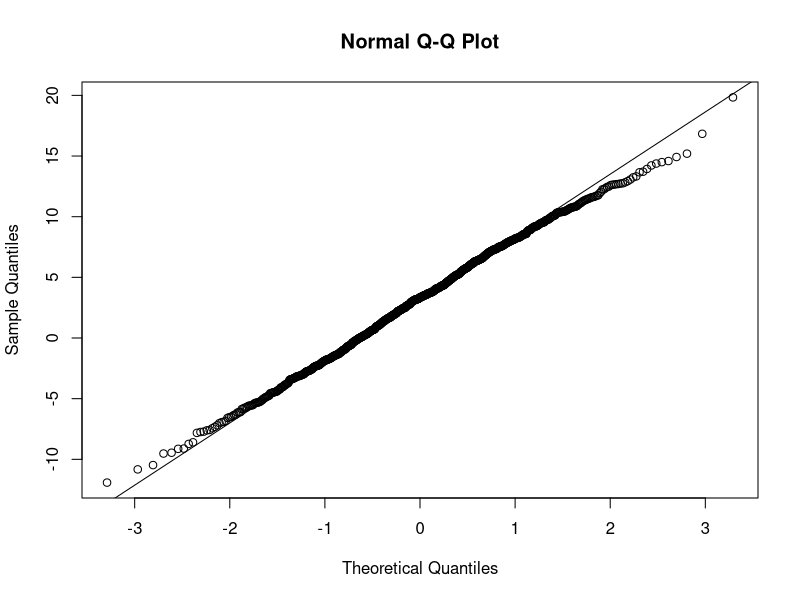
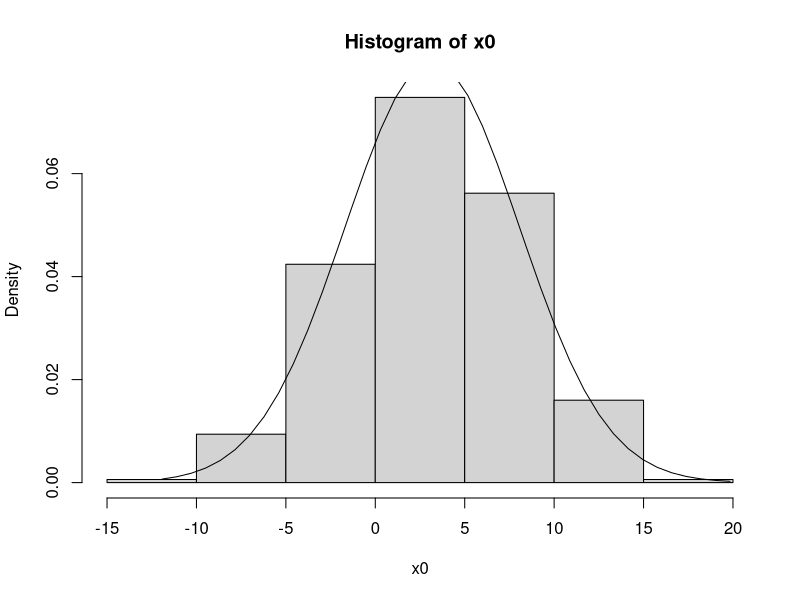

Here is the R script that generated these plots, in order:
x0 <- rnorm(1000, 3, 5)
n0 <- length(x0)
mean0 <- mean(x0)
sd0 <- sd(x0)

x1 <- sample(x0, 30)
n1 <- length(x1)
mean1 <- mean(x1)
sd1 <- sd(x1)

se_kn <- sd0 / sqrt(n1)
se_unkn <- sd1 / sqrt(n1)
se_unkn <- sd1 / sqrt(n1)

z1 <- qnorm(0.975)
z2 <- qnorm(0.995)
z1
z2

t1 <- qt(0.975, 10)
t2 <- qt(0.995, 10)
t1
t2


z_score <- qnorm(.975)
t_score <- qt(0.975, n1 - 1)

left_z95_kn <- mean1 - z_score * se_kn
right_z95_kn <- mean1 + z_score * se_kn
left_z95_unkn <- mean1 - z_score * se_unkn
right_z95_unkn <- mean1 + z_score * se_unkn

left_t95_kn <- mean1 - t_score * se_kn
right_t95_kn <- mean1 + t_score * se_kn
left_t95_unkn <- mean1 - t_score * se_unkn
right_t95_unkn <- mean1 + t_score * se_unkn

paste("var: ", x0, "mean:", mean0, "sd:", sd0)
paste("var: ", x1, "mean:", mean1, "sd:", sd1, "se w/known pop sd:", se_kn, "se w/unknown pop sd:", se_unkn)
paste("95% CIs for estimate of population mean")
paste("Z-distribution w/known pop sd:", left_z95_kn, right_z95_kn)
paste("Z-distribution w/unknown pop sd:", left_z95_unkn, right_z95_unkn)
paste("t-distribution w/known pop sd:", left_t95_kn, right_t95_kn)
paste("t-distribution w/unknown pop sd:", left_t95_kn, right_t95_unkn)


qqnorm(x0)
qqline(x0)
hist(x0, freq = FALSE)
xfit <- seq(min(x0), max(x0), length = 40)
yfit <- dnorm(xfit, mean = mean(x0), sd = sd(x0))
lines(xfit, yfit)

